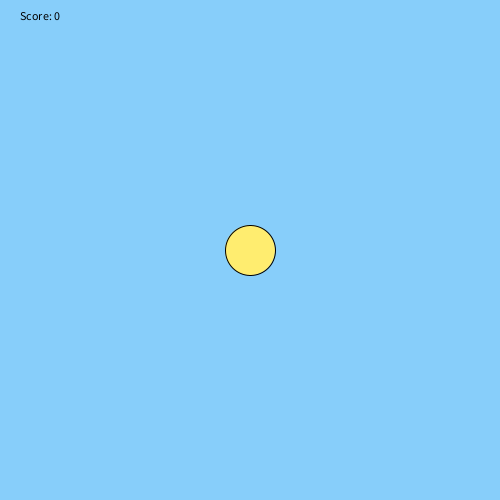
Frame 1 (no input)
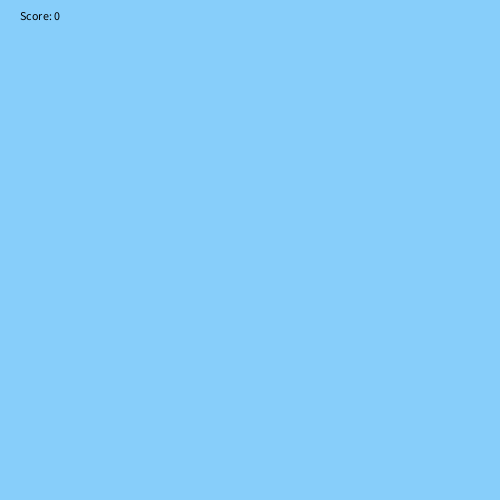
Frame 60 (the mouse pressed at the canvas centre just before this capture)
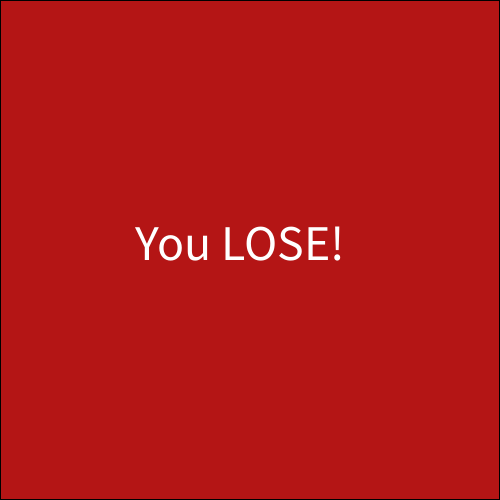
Frame 120 (the mouse held since frame 60 and released just before this capture)

The Processing sketch that drew these frames (run headless with seeded random() and noise(); from frame 60 on, the mouse is pressed at the canvas centre):

// Processing sketch: FlappyBird
// ── FlappyBird.pde
int x = 250;
int pipex = 800;
float y = 250;
float v = 0;
float gravity = 0.25;
int pipeHeight1 = (int) random(0, 300);
int pipeHeight2 = 500-pipeHeight1-200;
int score = 0;
void setup() {
size(500, 500);
}
void draw() {
v+=gravity;
y+=v;
pipex-=5;
if (x>pipex-20 && x<pipex+60 && y<pipeHeight1+22) {
  fill(180, 21, 21);
  rect(0, 0, 499, 499);
  fill(255,255,255);
  textSize(50);
  text("You LOSE!", 135, 260);
  //textSize(25);
  x=0;
  //text("Score: "+score, 20, 40);
  v=0;
  gravity=0;
  y=0;
  pipex=0;
}
else if (x==pipex-20 && x<pipex+60 && y>pipeHeight1+178){
  fill(180, 21, 21);
  rect(0, 0, 499, 499);
  fill(255, 255, 255);
  textSize(50);
  text("You LOSE!", 135, 260);
  //textSize(25);
  x=0;
  //text("Score: "+score, 20, 40);
  v=0;
  gravity=0;
  y=0;
  pipex=0;
}
else {
background(135, 206, 250);
fill(0, 0, 0);
text("Score: "+score, 20, 20);
stroke(0, 0, 0);
fill(255, 237, 111);
ellipse(x, y, 50, 50);
fill(100, 235, 51);
rect(pipex, -1, 40, pipeHeight1);
rect(pipex, pipeHeight1+200, 40, pipeHeight2+1);
if (pipex<0) {
  pipex=500;
  pipeHeight1 = (int) random(100, 300);
  pipeHeight2 = 500-pipeHeight1-200;
}
if (x>pipex-20 && x<pipex+60 && y<pipeHeight1+22) {
  fill(180, 21, 21);
  rect(0, 0, 500, 500);
}
else if (x==pipex-20 && x<pipex+60 && y>pipeHeight1+178){
  fill(1280, 21, 21);
  rect(0, 0, 500, 500);
}
}
if (x==pipex) {
  score++;
}
}
void mousePressed() {
  v=-7;
}
